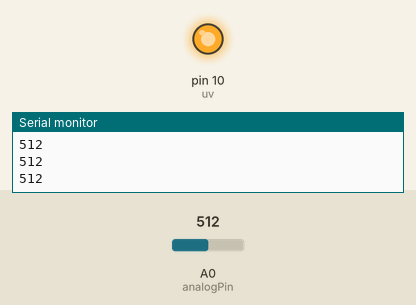
Recording of a sketch running on a simulated Arduino Uno, built with avr-gcc and run on an emulated ATmega328P. On the bench: output pins drawn as LEDs (lit = HIGH), the last lines printed to the serial monitor. The test bench sets the inputs (shaded band); at power-on: A0 (analogPin) = 512.

Above: at 1.2 s.
1.3 s: A0 (analogPin) set to 890
2.8 s: A0 (analogPin) set to 917
At 3.4 s:
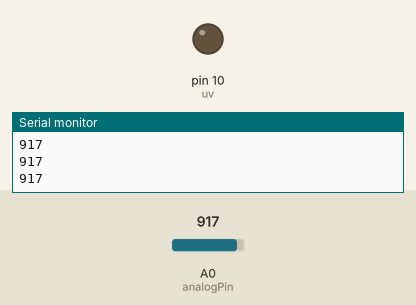
4.3 s: A0 (analogPin) set to 716
At 5.5 s:
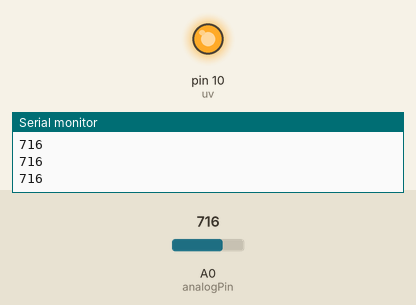
5.8 s: A0 (analogPin) set to 900
At 6.9 s:
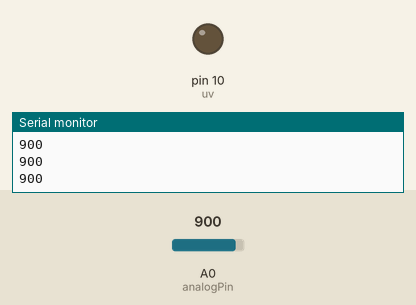
Timing chart, 0 to 8.3 s (numbered marks = the images above; inputs shaded):
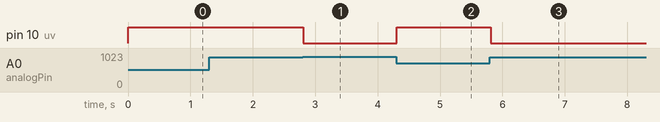

Measured:
- the behaviour switches between 899 and 900 on A0 (analogPin) (found by bisection; images 0 and 1)
- after the input at 2.8 s, pin 10 (uv): HIGH → LOW at once
- after the input at 4.3 s, pin 10 (uv): LOW → HIGH at once
- after the input at 5.8 s, pin 10 (uv): HIGH → LOW at once

The sketch:

q3.ino
```cpp
int analogPin = A0;
int uv = 10;
int val = 0;

void setup() {
  Serial.begin(9600);
  pinMode(uv,OUTPUT);
}

void loop() {
  val = analogRead(analogPin);
  Serial.println(val);
  if(val<900){
    digitalWrite(uv,HIGH);
  }
  else {
      digitalWrite(uv,LOW);
  }
}
```
